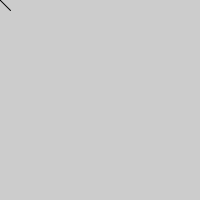
Frame 1 (no input)
Frame 60 (the mouse pressed at the canvas centre just before this capture): identical to frame 1, image omitted
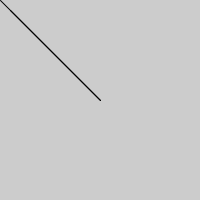
Frame 120 (the mouse held since frame 60 and released just before this capture)

The Processing sketch that drew these frames (run headless with seeded random() and noise(); from frame 60 on, the mouse is pressed at the canvas centre):

// Processing sketch: processing_93137
// ── processing_93137.pde

//Emanuele S. Reis- Exercicio linhas movimento
void setup (){
size (200,200);
background (70);
}

void draw(){
 background(204);
  line(0,0, mouseX, mouseY);
  line (10,10,mouseX, mouseY);
  line (mouseX,mouseY,mouseX, mouseY);
  
}
